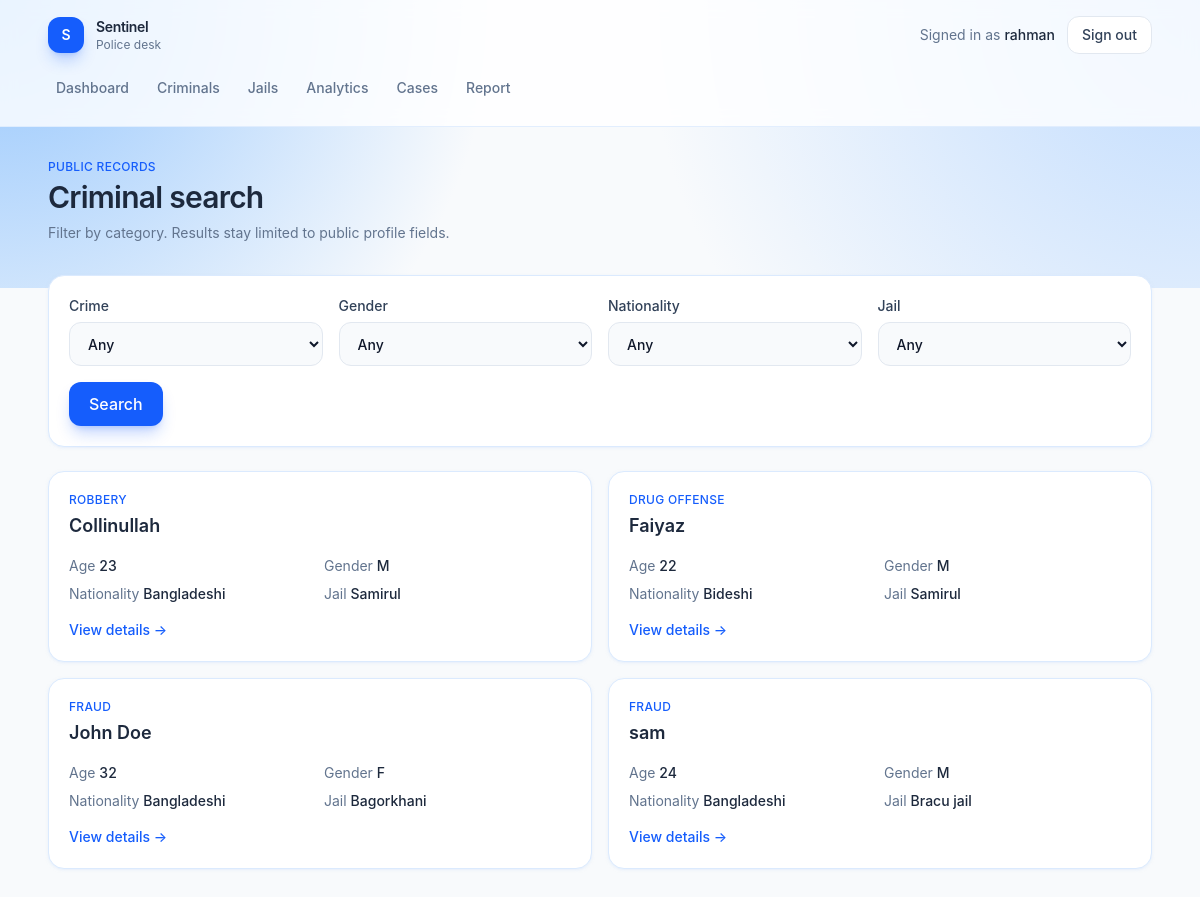
The page /search (signed in) on the database as committed earlier.
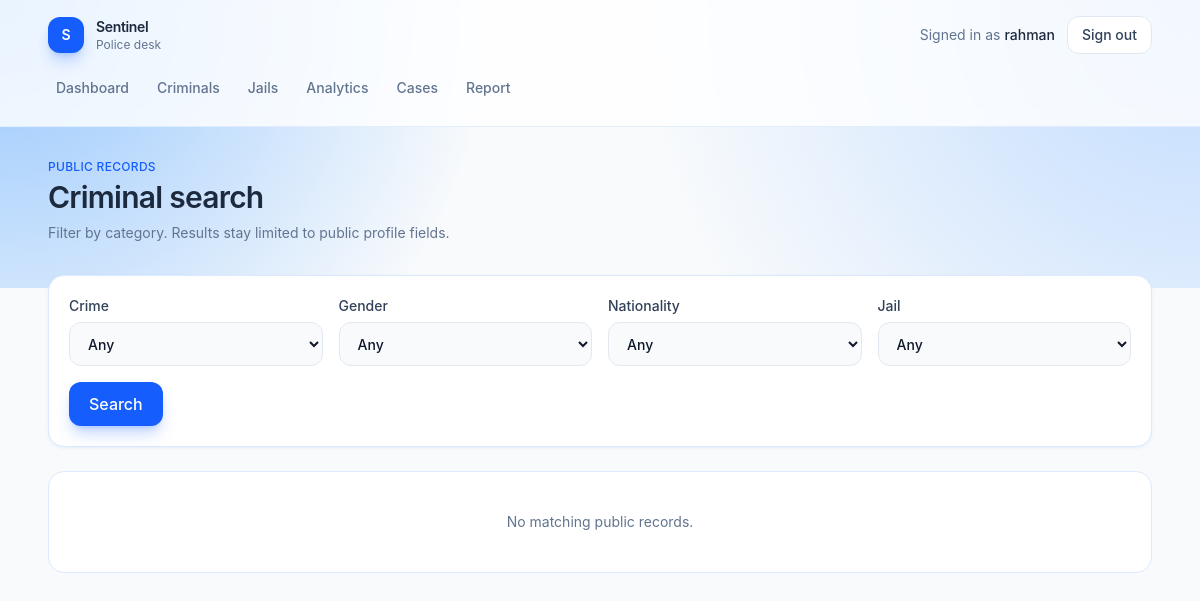
The same page on the database as committed later.
### tables this page shows
CREATE TABLE Criminal (
    CID INTEGER PRIMARY KEY,
    Name TEXT NOT NULL,
    Age INTEGER,
    Crime TEXT,
    Height REAL,
    Gender TEXT,
    Nationality TEXT,
    JID INTEGER,
    time_sentenced TEXT,
    FOREIGN KEY (JID) REFERENCES Jail(JID)
);

CREATE TABLE Jail (
    JID INTEGER PRIMARY KEY,
    Name TEXT NOT NULL,
    Location TEXT,
    Capacity INTEGER
);

### app.py (the view)
@app.route("/search" , methods=["GET"])
def search_criminals():
    if not check_login():
                return redirect("/login")
    db = get_db()
    crimes = db.execute("SELECT DISTINCT Crime FROM CRIMINAL").fetchall()
    genders = db.execute("SELECT DISTINCT Gender FROM CRIMINAL").fetchall()
    nationalities = db.execute("SELECT DISTINCT Nationality FROM CRIMINAL").fetchall()
    jail = db.execute("SELECT * FROM JAIL").fetchall()
    crime = request.args.get("crime") or ""
    gender = request.args.get("gender") or ""
    nationality = request.args.get("nationality") or ""
    jail_id = request.args.get("jail_id") or ""
    query = "SELECT c.*, j.Name as jail_name FROM CRIMINAL c LEFT JOIN JAIL j ON c.JID = j.JID where 1=1"
    params = []
    if crime:
        query += " AND c.Crime = ?"
        params.append(crime)
    if gender:
        query += " AND c.Gender = ?"
        params.append(gender)
    if nationality:
        query += " AND c.Nationality = ?"
        params.append(nationality)
    if jail_id:
        query += " AND c.JID = ?"
        params.append(jail_id)
    criminals = db.execute(query, params).fetchall()
    filters = {
            "crime": crimes,
            "gender": genders,
            "nationality": nationalities,
            "jail_id": jail_id
        }
    return render_template("search.html", results=criminals, jails=jail, crimes=crimes, genders=genders, nationalities=nationalities, filters=filters)

### app.py (called while the page is built)
def get_db():
    if "db" not in g:
        g.db = sqlite3.connect(app.config["DATABASE"])
        g.db.row_factory = sqlite3.Row
    return g.db

def check_login():
    if session.get("loggedin_UID") is None:
        return False
    return True

@app.context_processor
def inject_current_user():
    uid = session.get("loggedin_UID")
    if not uid:
        return {"user_name": "Guest"}
    name = session.get("name")
    if not name:
        db = get_db()
        row = db.execute("SELECT name FROM USER WHERE UID = ?", (uid,)).fetchone()
        name = row["name"] if row else "Guest"
        session["name"] = name
    return {"user_name": name}

@app.after_request
def disable_cache(response):
    response.headers["Cache-Control"] = "no-store, no-cache, must-revalidate, max-age=0"
    response.headers["Pragma"] = "no-cache"
    response.headers["Expires"] = "0"
    return response

### templates/search.html (shortened to what the changed rows need)
{% extends "app.html" %}
{% set filters = filters if filters is defined else {"crime": "", "gender": "", "nationality": "", "jail_id": ""} %}
{% set crimes = crimes if crimes is defined else ["Theft", "Fraud", "Assault", "Robbery", "Drug offense", "Other"] %}
{% set nationalities = nationalities if nationalities is defined else ["Bangladeshi", "Other"] %}
{% set jails = jails if jails is defined else [{"JID": 1, "Name": "Dhaka Central Jail"}, {"JID": 2, "Name": "Kashimpur Central Jail"}] %}
{% set results = results if results is defined else [
    {"CID": 101, "Name": "Karim Uddin", "Age": 31, "Crime": "Theft", "Gender": "M", "Nationality": "Bangladeshi", "jail_name": "Dhaka Central Jail"},
    {"CID": 103, "Name": "Faruk Hossain", "Age": 42, "Crime": "Robbery", "Gender": "M", "Nationality": "Bangladeshi", "jail_name": "Dhaka Central Jail"},
] %}
{% block page %}
<div class="mb-8">
    <h1 class="mt-1 text-3xl font-semibold tracking-tight text-slate-800">Criminal search</h1>
</div>
<section class="mt-6 grid gap-4 sm:grid-cols-2">
    {% if results %}
        {% for person in results %}
        <article class="rounded-2xl border border-blue-100 bg-white p-5 shadow-sm shadow-blue-100/50">
            <p class="text-xs font-medium uppercase tracking-wide text-blue-600">{{ person.Crime or "Unspecified" }}</p>
            <h2 class="mt-1 text-lg font-semibold text-slate-800">{{ person.Name }}</h2>
            <dl class="mt-4 grid grid-cols-2 gap-2 text-sm text-slate-500">
                <div>Age <span class="font-medium text-slate-800">{{ person.Age or "—" }}</span></div>
                <div>Gender <span class="font-medium text-slate-800">{{ person.Gender or "—" }}</span></div>
                <div>Nationality <span class="font-medium text-slate-800">{{ person.Nationality or "—" }}</span></div>
                <div>Jail <span class="font-medium text-slate-800">{{ person.jail_name or "—" }}</span></div>
            </dl>
            <a href="{{ url_for('criminal_detail', cid=person.CID) }}" class="mt-4 inline-flex text-sm font-medium text-blue-600 hover:text-blue-700">View details →</a>
        </article>
        {% endfor %}
    {% else %}
    <article class="rounded-2xl border border-blue-100 bg-white px-5 py-10 text-center text-sm text-slate-500 sm:col-span-2">
        No matching public records.
    </article>
    {% endif %}
</section>
{% endblock %}

Rows that differ between the two databases and show on the page:
removed Criminal: Crime "ROBBERY", Name "Collinullah", Age "23", Gender "M", Nationality "Bangladeshi", Name "Samirul"
removed Criminal: Crime "DRUG OFFENSE", Name "Faiyaz", Age "22", Gender "M", Nationality "Bideshi", Name "Samirul"
removed Criminal: Crime "FRAUD", Name "John Doe", Age "32", Gender "F", Nationality "Bangladeshi", Name "Bagorkhani"
removed Criminal: Crime "FRAUD", Name "sam", Age "24", Gender "M", Nationality "Bangladeshi", Name "Bracu jail"
Other text that changed with them:
text now shown: "No matching public records."
